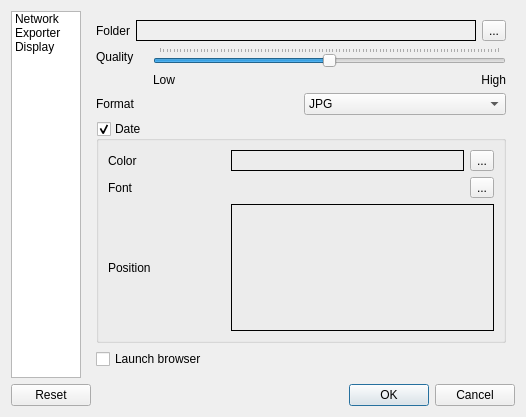
<?xml version="1.0" encoding="UTF-8"?>
<ui version="4.0">
 <class>CPreferences</class>
 <widget class="QDialog" name="CPreferences">
  <property name="geometry">
   <rect>
    <x>0</x>
    <y>0</y>
    <width>526</width>
    <height>417</height>
   </rect>
  </property>
  <property name="windowTitle">
   <string>Preferences</string>
  </property>
  <layout class="QVBoxLayout" name="verticalLayout">
   <item>
    <layout class="QHBoxLayout" name="horizontalLayout" stretch="1,8">
     <item>
      <widget class="QListWidget" name="m_pageSelector">
       <property name="sizePolicy">
        <sizepolicy hsizetype="Maximum" vsizetype="Expanding">
         <horstretch>0</horstretch>
         <verstretch>0</verstretch>
        </sizepolicy>
       </property>
       <item>
        <property name="text">
         <string>Network</string>
        </property>
       </item>
       <item>
        <property name="text">
         <string>Exporter</string>
        </property>
       </item>
       <item>
        <property name="text">
         <string>Display</string>
        </property>
       </item>
      </widget>
     </item>
     <item>
      <widget class="QStackedWidget" name="stackedWidget">
       <property name="currentIndex">
        <number>1</number>
       </property>
       <widget class="QWidget" name="page">
        <layout class="QGridLayout" name="gridLayout">
         <item row="4" column="3">
          <widget class="QLabel" name="label_4">
           <property name="text">
            <string>Megabytes</string>
           </property>
          </widget>
         </item>
         <item row="2" column="2">
          <widget class="QSpinBox" name="m_serverTimeout">
           <property name="toolTip">
            <string>If the message &quot;no values available&quot; appears often you can increase this time (min:1mn, max:15mn).</string>
           </property>
           <property name="minimum">
            <number>1</number>
           </property>
           <property name="maximum">
            <number>15</number>
           </property>
           <property name="singleStep">
            <number>1</number>
           </property>
           <property name="value">
            <number>5</number>
           </property>
          </widget>
         </item>
         <item row="4" column="0">
          <widget class="QLabel" name="label_3">
           <property name="text">
            <string>Cache size</string>
           </property>
          </widget>
         </item>
         <item row="1" column="0">
          <widget class="QLabel" name="label_8">
           <property name="text">
            <string>New data</string>
           </property>
          </widget>
         </item>
         <item row="1" column="3">
          <widget class="QLabel" name="label">
           <property name="text">
            <string>Minutes</string>
           </property>
          </widget>
         </item>
         <item row="2" column="0">
          <widget class="QLabel" name="label_7">
           <property name="text">
            <string>Server timeout</string>
           </property>
          </widget>
         </item>
         <item row="3" column="3">
          <widget class="QLabel" name="label_13">
           <property name="text">
            <string>Hours</string>
           </property>
          </widget>
         </item>
         <item row="0" column="2" colspan="2">
          <widget class="QCheckBox" name="m_cleanCache">
           <property name="toolTip">
            <string>Checking this control save disk space when closing. However, it may take longer to start.</string>
           </property>
           <property name="text">
            <string>Clean cache after close</string>
           </property>
          </widget>
         </item>
         <item row="4" column="2">
          <widget class="QSpinBox" name="m_cacheSize">
           <property name="toolTip">
            <string>Change the cache size (min: 50 megabytes max: 2 gigabytes)</string>
           </property>
           <property name="minimum">
            <number>50</number>
           </property>
           <property name="maximum">
            <number>2000</number>
           </property>
           <property name="singleStep">
            <number>50</number>
           </property>
           <property name="value">
            <number>500</number>
           </property>
          </widget>
         </item>
         <item row="3" column="2">
          <widget class="QSpinBox" name="m_cacheValidity">
           <property name="toolTip">
            <string>Cache validity. The data will be downloaded again after this time.</string>
           </property>
           <property name="minimum">
            <number>1</number>
           </property>
           <property name="maximum">
            <number>24</number>
           </property>
           <property name="singleStep">
            <number>1</number>
           </property>
           <property name="value">
            <number>12</number>
           </property>
          </widget>
         </item>
         <item row="1" column="2">
          <widget class="QSpinBox" name="m_newData">
           <property name="toolTip">
            <string>Search time if new data is available.</string>
           </property>
           <property name="minimum">
            <number>1</number>
           </property>
           <property name="maximum">
            <number>30</number>
           </property>
           <property name="singleStep">
            <number>1</number>
           </property>
           <property name="value">
            <number>10</number>
           </property>
          </widget>
         </item>
         <item row="2" column="3">
          <widget class="QLabel" name="label_2">
           <property name="text">
            <string>Minutes</string>
           </property>
          </widget>
         </item>
         <item row="3" column="0">
          <widget class="QLabel" name="label_14">
           <property name="text">
            <string>Cache validity</string>
           </property>
          </widget>
         </item>
         <item row="1" column="1">
          <spacer name="horizontalSpacer_5">
           <property name="orientation">
            <enum>Qt::Horizontal</enum>
           </property>
           <property name="sizeHint" stdset="0">
            <size>
             <width>40</width>
             <height>20</height>
            </size>
           </property>
          </spacer>
         </item>
        </layout>
       </widget>
       <widget class="QWidget" name="page_2">
        <layout class="QGridLayout" name="gridLayout_3">
         <item row="2" column="1">
          <widget class="QComboBox" name="m_format">
           <property name="toolTip">
            <string>File image format</string>
           </property>
           <item>
            <property name="text">
             <string>JPG</string>
            </property>
           </item>
           <item>
            <property name="text">
             <string>PNG</string>
            </property>
           </item>
          </widget>
         </item>
         <item row="2" column="0">
          <widget class="QLabel" name="label_11">
           <property name="text">
            <string>Format</string>
           </property>
          </widget>
         </item>
         <item row="0" column="0" colspan="2">
          <layout class="QHBoxLayout" name="horizontalLayout_2">
           <item>
            <widget class="QLabel" name="label_6">
             <property name="sizePolicy">
              <sizepolicy hsizetype="Maximum" vsizetype="Preferred">
               <horstretch>0</horstretch>
               <verstretch>0</verstretch>
              </sizepolicy>
             </property>
             <property name="text">
              <string>Folder</string>
             </property>
            </widget>
           </item>
           <item>
            <widget class="QLabel" name="m_folder">
             <property name="sizePolicy">
              <sizepolicy hsizetype="Minimum" vsizetype="Preferred">
               <horstretch>0</horstretch>
               <verstretch>0</verstretch>
              </sizepolicy>
             </property>
             <property name="toolTip">
              <string>Folder for saving images</string>
             </property>
             <property name="frameShape">
              <enum>QFrame::Box</enum>
             </property>
             <property name="text">
              <string/>
             </property>
            </widget>
           </item>
           <item>
            <widget class="QToolButton" name="m_folderBrowser">
             <property name="toolTip">
              <string>Choose the folder for saving images</string>
             </property>
             <property name="text">
              <string>...</string>
             </property>
            </widget>
           </item>
          </layout>
         </item>
         <item row="1" column="0" colspan="2">
          <layout class="QGridLayout" name="gridLayout_2">
           <item row="0" column="1">
            <widget class="QLabel" name="m_qualityValue">
             <property name="sizePolicy">
              <sizepolicy hsizetype="Maximum" vsizetype="Preferred">
               <horstretch>0</horstretch>
               <verstretch>0</verstretch>
              </sizepolicy>
             </property>
             <property name="text">
              <string/>
             </property>
            </widget>
           </item>
           <item row="1" column="2">
            <widget class="QLabel" name="label_9">
             <property name="sizePolicy">
              <sizepolicy hsizetype="Minimum" vsizetype="Preferred">
               <horstretch>0</horstretch>
               <verstretch>0</verstretch>
              </sizepolicy>
             </property>
             <property name="text">
              <string>Low</string>
             </property>
            </widget>
           </item>
           <item row="1" column="3">
            <widget class="QLabel" name="label_10">
             <property name="sizePolicy">
              <sizepolicy hsizetype="Minimum" vsizetype="Preferred">
               <horstretch>0</horstretch>
               <verstretch>0</verstretch>
              </sizepolicy>
             </property>
             <property name="text">
              <string>High</string>
             </property>
             <property name="alignment">
              <set>Qt::AlignRight|Qt::AlignTrailing|Qt::AlignVCenter</set>
             </property>
            </widget>
           </item>
           <item row="0" column="0">
            <widget class="QLabel" name="label_5">
             <property name="sizePolicy">
              <sizepolicy hsizetype="Maximum" vsizetype="Preferred">
               <horstretch>0</horstretch>
               <verstretch>0</verstretch>
              </sizepolicy>
             </property>
             <property name="text">
              <string>Quality</string>
             </property>
            </widget>
           </item>
           <item row="0" column="2" colspan="2">
            <widget class="QSlider" name="m_quality">
             <property name="sizePolicy">
              <sizepolicy hsizetype="Minimum" vsizetype="Fixed">
               <horstretch>0</horstretch>
               <verstretch>0</verstretch>
              </sizepolicy>
             </property>
             <property name="toolTip">
              <string>Images quality</string>
             </property>
             <property name="maximum">
              <number>100</number>
             </property>
             <property name="value">
              <number>50</number>
             </property>
             <property name="orientation">
              <enum>Qt::Horizontal</enum>
             </property>
             <property name="tickPosition">
              <enum>QSlider::TicksAbove</enum>
             </property>
            </widget>
           </item>
          </layout>
         </item>
         <item row="4" column="0">
          <widget class="QCheckBox" name="m_browser">
           <property name="toolTip">
            <string>Launch browser</string>
           </property>
           <property name="text">
            <string>Launch browser</string>
           </property>
          </widget>
         </item>
         <item row="3" column="0" colspan="2">
          <widget class="QGroupBox" name="m_date">
           <property name="toolTip">
            <string>Display the date on the image</string>
           </property>
           <property name="title">
            <string>Date</string>
           </property>
           <property name="checkable">
            <bool>true</bool>
           </property>
           <layout class="QGridLayout" name="gridLayout_5">
            <item row="2" column="0">
             <widget class="QLabel" name="label_21">
              <property name="text">
               <string>Position</string>
              </property>
             </widget>
            </item>
            <item row="0" column="3">
             <widget class="QToolButton" name="m_chooseColor">
              <property name="toolTip">
               <string>Date font</string>
              </property>
              <property name="text">
               <string>...</string>
              </property>
             </widget>
            </item>
            <item row="1" column="0">
             <widget class="QLabel" name="label_16">
              <property name="text">
               <string>Font</string>
              </property>
             </widget>
            </item>
            <item row="1" column="3">
             <widget class="QToolButton" name="m_font">
              <property name="toolTip">
               <string>Date font</string>
              </property>
              <property name="text">
               <string>...</string>
              </property>
             </widget>
            </item>
            <item row="0" column="0">
             <widget class="QLabel" name="label_46">
              <property name="text">
               <string>Color</string>
              </property>
             </widget>
            </item>
            <item row="2" column="1" colspan="3">
             <widget class="QFrame" name="m_position">
              <property name="toolTip">
               <string>Choose the date position</string>
              </property>
              <property name="frameShape">
               <enum>QFrame::Box</enum>
              </property>
              <property name="frameShadow">
               <enum>QFrame::Plain</enum>
              </property>
              <layout class="QGridLayout" name="gridLayout_6">
               <item row="0" column="3">
                <spacer name="horizontalSpacer_2">
                 <property name="orientation">
                  <enum>Qt::Horizontal</enum>
                 </property>
                 <property name="sizeHint" stdset="0">
                  <size>
                   <width>40</width>
                   <height>20</height>
                  </size>
                 </property>
                </spacer>
               </item>
               <item row="4" column="0">
                <spacer name="verticalSpacer">
                 <property name="orientation">
                  <enum>Qt::Vertical</enum>
                 </property>
                 <property name="sizeHint" stdset="0">
                  <size>
                   <width>20</width>
                   <height>40</height>
                  </size>
                 </property>
                </spacer>
               </item>
               <item row="2" column="0">
                <spacer name="verticalSpacer_2">
                 <property name="orientation">
                  <enum>Qt::Vertical</enum>
                 </property>
                 <property name="sizeHint" stdset="0">
                  <size>
                   <width>20</width>
                   <height>40</height>
                  </size>
                 </property>
                </spacer>
               </item>
               <item row="5" column="1">
                <spacer name="horizontalSpacer_3">
                 <property name="orientation">
                  <enum>Qt::Horizontal</enum>
                 </property>
                 <property name="sizeHint" stdset="0">
                  <size>
                   <width>40</width>
                   <height>20</height>
                  </size>
                 </property>
                </spacer>
               </item>
               <item row="0" column="1">
                <spacer name="horizontalSpacer">
                 <property name="orientation">
                  <enum>Qt::Horizontal</enum>
                 </property>
                 <property name="sizeHint" stdset="0">
                  <size>
                   <width>40</width>
                   <height>20</height>
                  </size>
                 </property>
                </spacer>
               </item>
               <item row="5" column="3">
                <spacer name="horizontalSpacer_4">
                 <property name="orientation">
                  <enum>Qt::Horizontal</enum>
                 </property>
                 <property name="sizeHint" stdset="0">
                  <size>
                   <width>40</width>
                   <height>20</height>
                  </size>
                 </property>
                </spacer>
               </item>
               <item row="0" column="2">
                <widget class="QToolButton" name="p1">
                 <property name="autoRaise">
                  <bool>true</bool>
                 </property>
                </widget>
               </item>
               <item row="0" column="0">
                <widget class="QToolButton" name="p0">
                 <property name="autoRaise">
                  <bool>true</bool>
                 </property>
                </widget>
               </item>
               <item row="0" column="4">
                <widget class="QToolButton" name="p2">
                 <property name="autoRaise">
                  <bool>true</bool>
                 </property>
                </widget>
               </item>
               <item row="5" column="4">
                <widget class="QToolButton" name="p5">
                 <property name="autoRaise">
                  <bool>true</bool>
                 </property>
                </widget>
               </item>
               <item row="5" column="2">
                <widget class="QToolButton" name="p4">
                 <property name="autoRaise">
                  <bool>true</bool>
                 </property>
                </widget>
               </item>
               <item row="3" column="0">
                <widget class="QToolButton" name="p6">
                 <property name="autoRaise">
                  <bool>true</bool>
                 </property>
                </widget>
               </item>
               <item row="5" column="0">
                <widget class="QToolButton" name="p3">
                 <property name="autoRaise">
                  <bool>true</bool>
                 </property>
                </widget>
               </item>
               <item row="3" column="4">
                <widget class="QToolButton" name="p7">
                 <property name="autoRaise">
                  <bool>true</bool>
                 </property>
                </widget>
               </item>
              </layout>
             </widget>
            </item>
            <item row="0" column="1" colspan="2">
             <widget class="QFrame" name="m_color">
              <property name="frameShape">
               <enum>QFrame::Box</enum>
              </property>
              <property name="frameShadow">
               <enum>QFrame::Plain</enum>
              </property>
             </widget>
            </item>
            <item row="1" column="1" colspan="2">
             <widget class="QLabel" name="m_fontLabel">
              <property name="text">
               <string/>
              </property>
             </widget>
            </item>
           </layout>
          </widget>
         </item>
        </layout>
       </widget>
       <widget class="QWidget" name="page_3">
        <layout class="QGridLayout" name="gridLayout_4">
         <item row="0" column="0">
          <widget class="QLabel" name="label_12">
           <property name="text">
            <string>Town opacity</string>
           </property>
          </widget>
         </item>
         <item row="0" column="1">
          <spacer name="horizontalSpacer_6">
           <property name="orientation">
            <enum>Qt::Horizontal</enum>
           </property>
           <property name="sizeHint" stdset="0">
            <size>
             <width>265</width>
             <height>20</height>
            </size>
           </property>
          </spacer>
         </item>
         <item row="0" column="2">
          <widget class="QSpinBox" name="m_opacity">
           <property name="toolTip">
            <string>Allows you to change the opacity of cities on the map. 100 means completely opaque.</string>
           </property>
           <property name="minimum">
            <number>10</number>
           </property>
           <property name="maximum">
            <number>100</number>
           </property>
           <property name="value">
            <number>70</number>
           </property>
          </widget>
         </item>
         <item row="1" column="0">
          <widget class="QCheckBox" name="m_circle">
           <property name="toolTip">
            <string>When looking for the min or the max, a circle can be drawn around the area to better identify it.</string>
           </property>
           <property name="text">
            <string>Min-max circle</string>
           </property>
          </widget>
         </item>
        </layout>
       </widget>
      </widget>
     </item>
    </layout>
   </item>
   <item>
    <widget class="QDialogButtonBox" name="buttonBox">
     <property name="orientation">
      <enum>Qt::Horizontal</enum>
     </property>
     <property name="standardButtons">
      <set>QDialogButtonBox::Cancel|QDialogButtonBox::Ok|QDialogButtonBox::Reset</set>
     </property>
    </widget>
   </item>
  </layout>
 </widget>
 <resources/>
 <connections>
  <connection>
   <sender>buttonBox</sender>
   <signal>accepted()</signal>
   <receiver>CPreferences</receiver>
   <slot>accept()</slot>
   <hints>
    <hint type="sourcelabel">
     <x>248</x>
     <y>254</y>
    </hint>
    <hint type="destinationlabel">
     <x>157</x>
     <y>274</y>
    </hint>
   </hints>
  </connection>
  <connection>
   <sender>buttonBox</sender>
   <signal>rejected()</signal>
   <receiver>CPreferences</receiver>
   <slot>reject()</slot>
   <hints>
    <hint type="sourcelabel">
     <x>316</x>
     <y>260</y>
    </hint>
    <hint type="destinationlabel">
     <x>286</x>
     <y>274</y>
    </hint>
   </hints>
  </connection>
 </connections>
</ui>
